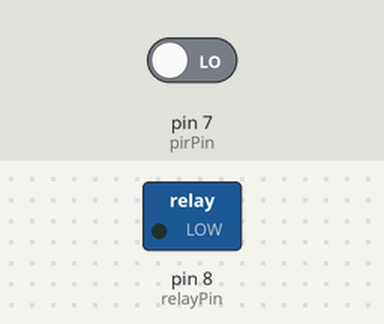
Recording of a sketch running on a simulated Arduino Uno, built with avr-gcc and run on an emulated ATmega328P. On the bench: switched loads named in the sketch (green lamp = pin HIGH). The inputs (shaded band) are chosen by the test bench; at power-on: pin 7 (pirPin) LOW. What the sketch prints to the serial monitor is not drawn.

Above: at 1.2 s.
1.3 s: pin 7 (pirPin) driven HIGH
At 1.8 s:
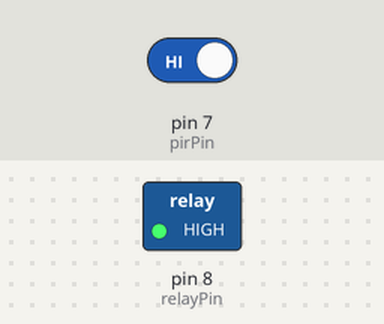
Timing chart, 0 to 4.3 s (numbered marks = the images above; inputs shaded):
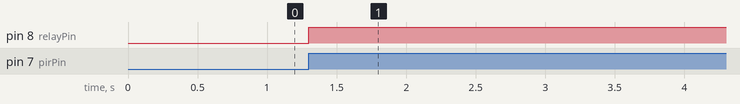

The sketch:

smart_light_pir.ino
```cpp
int pirPin = 7;
int relayPin = 8;

void setup() {
  pinMode(pirPin, INPUT);
  pinMode(relayPin, OUTPUT);
  Serial.begin(9600);
}

void loop() {
  int motion = digitalRead(pirPin);
  if (motion == HIGH) {
    digitalWrite(relayPin, HIGH);
    Serial.println("Κίνηση ανιχνεύτηκε!");
    delay(10000);
  } else {
    digitalWrite(relayPin, LOW);
  }
}
```

Measured:
- after the input at 1.3 s, pin 8 (relayPin): LOW → HIGH at once
